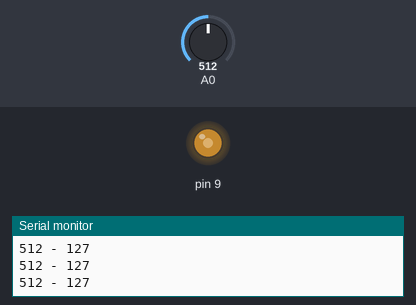
Recording of a sketch running on a simulated Arduino Uno, built with avr-gcc and run on an emulated ATmega328P. Shown: output pins drawn as LEDs (lit = HIGH), the last lines printed to the serial monitor. The test bench sets the inputs (shaded band); at power-on: A0 = 512.

Above: at 1.2 s.
1.3 s: A0 set to 408
At 2.0 s:
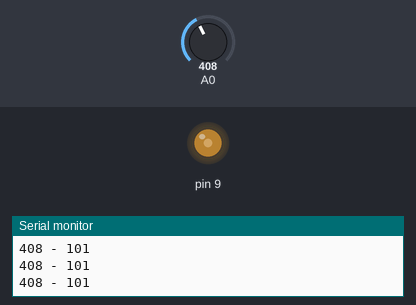
2.8 s: A0 set to 383
At 3.1 s:
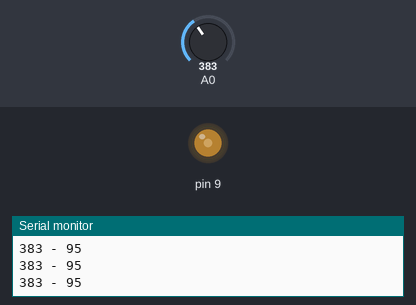
4.3 s: A0 set to 716
At 5.4 s:
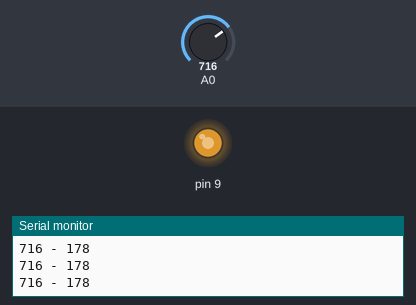
5.8 s: A0 set to 900
At 6.5 s:
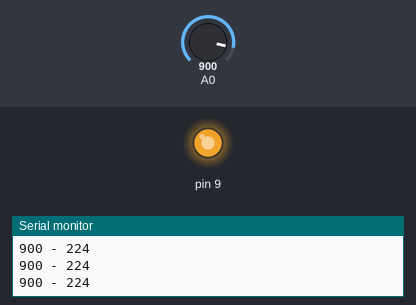
7.3 s: A0 set to 122
At 8.5 s:
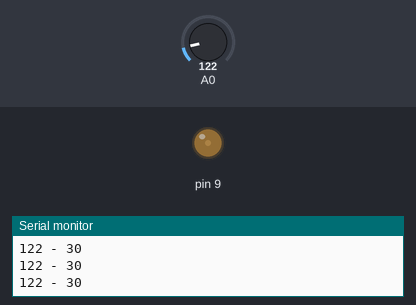
8.8 s: A0 set to 511
At 10.2 s:
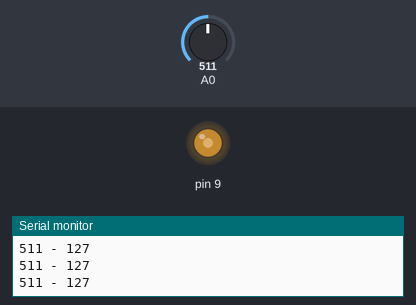
Timing chart, 0 to 11.3 s (numbered marks = the images above; inputs shaded):
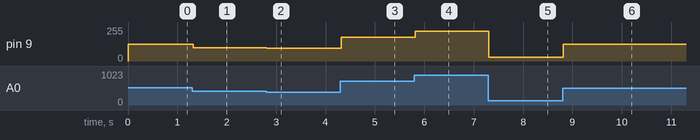

Measured:
- after the input at 1.3 s, pin 9: 127/255 → 101/255 at once
- after the input at 2.8 s, pin 9: 101/255 → 95/255 at once
- after the input at 4.3 s, pin 9: 95/255 → 178/255 at once
- after the input at 5.8 s, pin 9: 178/255 → 224/255 at once
- after the input at 7.3 s, pin 9: 224/255 → 30/255 at once
- after the input at 8.8 s, pin 9: 30/255 → 127/255 at once

The sketch:

potmeter.ino
```cpp
int brightness = 0;

void setup() {
  Serial.begin(9600);
  pinMode(9, OUTPUT);
}

void loop() {
  int sensorValue = analogRead(A0);
  int value = (255. / 1023.) * sensorValue;
  Serial.print(sensorValue);
  Serial.print(" - ");
  Serial.println(value);
  analogWrite(9, value);
  delay(1);
}
```
